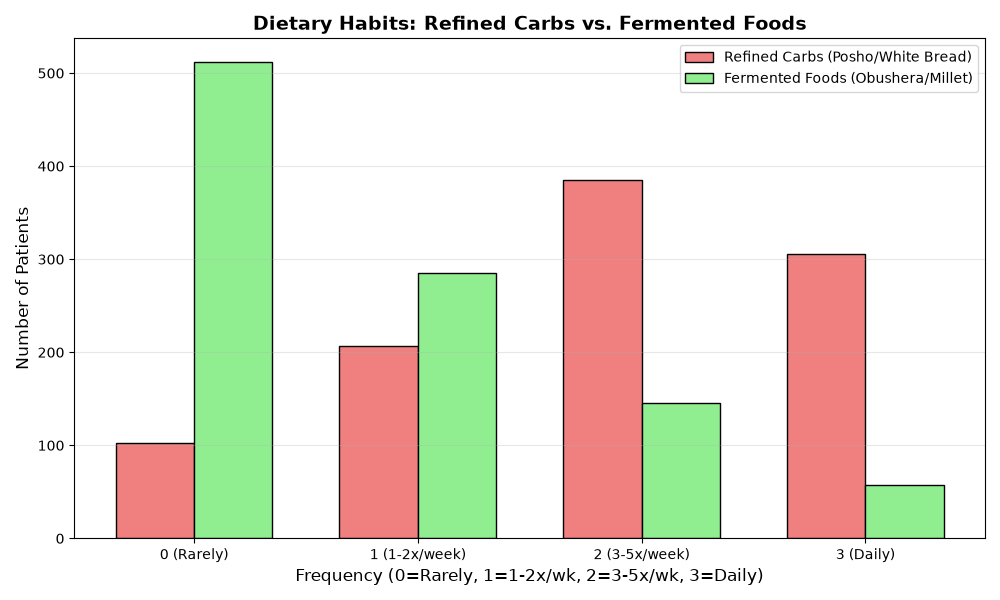

Reproduce this figure in Python.
import pandas as pd
import matplotlib.pyplot as plt
import numpy as np

# Load the data
df = pd.read_csv('synthetic_dims_data.csv')

# Count how many patients gave each answer (0, 1, 2, or 3)
refined_counts = df['refined_carbs'].value_counts().sort_index()
fermented_counts = df['fermented'].value_counts().sort_index()

# Set up the bar chart
x = np.array([0, 1, 2, 3])
width = 0.35  # Width of the bars

fig, ax = plt.subplots(figsize=(10, 6))

# Plot the bars side-by-side
bars1 = ax.bar(x - width/2, refined_counts, width, label='Refined Carbs (Posho/White Bread)', color='lightcoral', edgecolor='black')
bars2 = ax.bar(x + width/2, fermented_counts, width, label='Fermented Foods (Obushera/Millet)', color='lightgreen', edgecolor='black')

# Add labels and title
ax.set_title('Dietary Habits: Refined Carbs vs. Fermented Foods', fontsize=14, fontweight='bold')
ax.set_xlabel('Frequency (0=Rarely, 1=1-2x/wk, 2=3-5x/wk, 3=Daily)', fontsize=12)
ax.set_ylabel('Number of Patients', fontsize=12)
ax.set_xticks(x)
ax.set_xticklabels(['0 (Rarely)', '1 (1-2x/week)', '2 (3-5x/week)', '3 (Daily)'])
ax.legend()

# Add a grid for easier reading
ax.grid(axis='y', alpha=0.3)

plt.tight_layout()
plt.show()

# Print the exact percentages
print("\n📊 Dietary Percentages:")
print("Refined Carbs (Daily intake):", round((refined_counts.get(3, 0) / len(df)) * 100, 1), "%")
print("Fermented Foods (Daily intake):", round((fermented_counts.get(3, 0) / len(df)) * 100, 1), "%")
